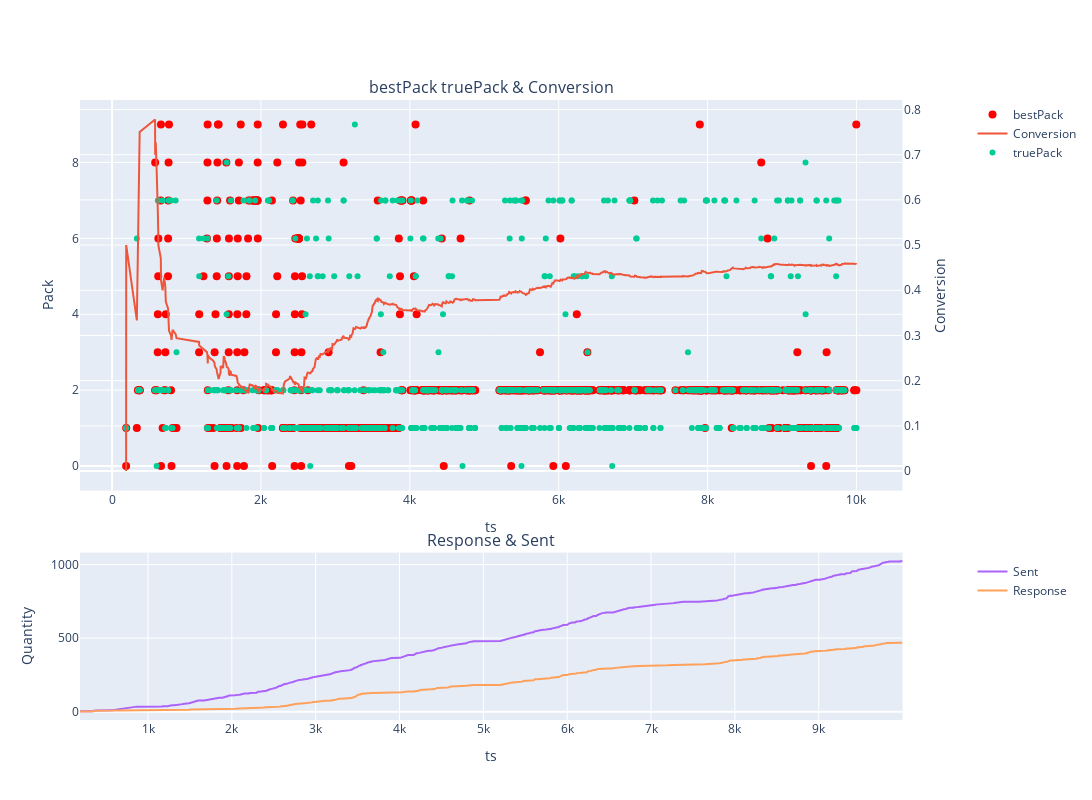

This figure's notebook cell:
### Code cell
## Sent, Responce, Conversion over timeLine
CommonChart(complLeadsShort2, topic, pack)

### Figure 1 — Plotly figure (JSON) as saved in the notebook; plotly's stock layout.template omitted (floating-point values rounded to 4 significant figures; data arrays with more than 128 entries replaced by an {"elided": "..."} marker saying what was removed)
{"data": [{"legendgroup": "1", "marker": {"cmax": 10, "cmin": 0, "color": "rgb(255,0,0)", "size": 8}, "mode": "markers", "name": "bestPack", "type": "scatter", "x": {"elided": "1025 int values"}, "xaxis": "x", "y": {"elided": "1025 int values"}, "yaxis": "y"}, {"legendgroup": "1", "name": "Conversion", "type": "scatter", "x": {"elided": "1025 int values"}, "xaxis": "x", "y": {"elided": "1025 float values"}, "yaxis": "y2"}, {"legendgroup": "1", "mode": "markers", "name": "truePack", "type": "scatter", "x": {"elided": "1025 int values"}, "xaxis": "x", "y": {"elided": "1025 int values"}, "yaxis": "y"}, {"legendgroup": "2", "name": "Sent", "type": "scatter", "x": {"elided": "1025 int values"}, "xaxis": "x2", "y": {"elided": "1025 int values"}, "yaxis": "y3"}, {"legendgroup": "2", "name": "Response", "type": "scatter", "x": {"elided": "1025 int values"}, "xaxis": "x2", "y": {"elided": "1025 int values"}, "yaxis": "y3"}], "layout": {"annotations": [{"font": {"size": 16}, "showarrow": false, "text": "bestPack truePack & Conversion", "x": 0.47, "xanchor": "center", "xref": "paper", "y": 1, "yanchor": "bottom", "yref": "paper"}, {"font": {"size": 16}, "showarrow": false, "text": "Response & Sent", "x": 0.47, "xanchor": "center", "xref": "paper", "y": 0.27, "yanchor": "bottom", "yref": "paper"}], "height": 800, "legend": {"tracegroupgap": 400}, "width": 1550, "xaxis": {"anchor": "y", "autorange": true, "domain": [0, 0.94], "range": [-405.1, 10590.0], "title": {"text": "ts"}, "type": "linear"}, "xaxis2": {"anchor": "y3", "autorange": true, "domain": [0, 0.94], "range": [189, 9999], "title": {"text": "ts"}, "type": "linear"}, "yaxis": {"anchor": "x", "autorange": true, "domain": [0.37, 1], "range": [-0.6464, 9.646], "title": {"text": "Pack"}, "type": "linear"}, "yaxis2": {"anchor": "x", "autorange": true, "overlaying": "y", "range": [-0.04321, 0.821], "side": "right", "title": {"text": "Conversion"}, "type": "linear"}, "yaxis3": {"anchor": "x2", "autorange": true, "domain": [0, 0.27], "range": [-56.94, 1082.0], "title": {"text": "Quantity"}, "type": "linear"}}}
